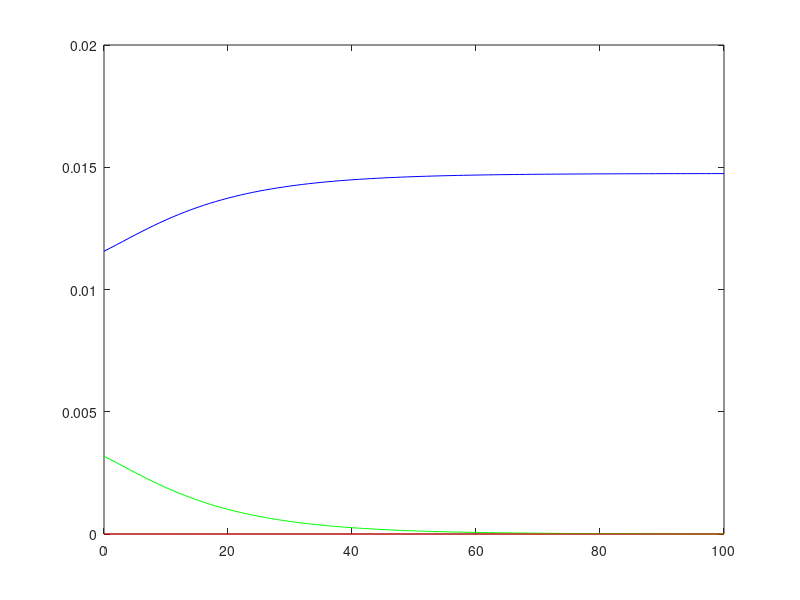
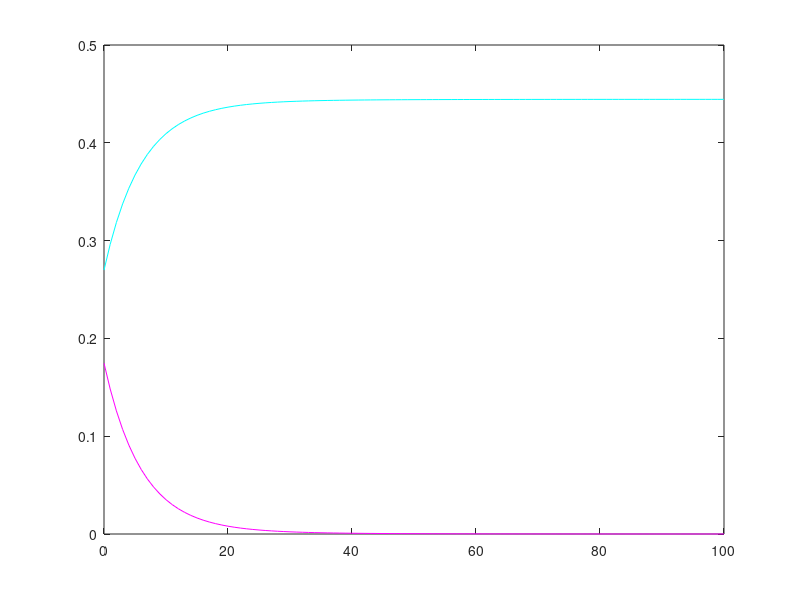

MATLAB code to generate these figures, in order:
function PlotODEs

% Creates Timespace
t = linspace(0,100,101);

% Ratio of mosquitos to humans
M = 2;

% Set Rates
r = 1/14;
i = 1/20;
d = 0;
c = 1/6;
b = 1/2;

% Set initial values
x0 = [1;0;0;1*M;0*M];
x1 = [0.5;0.5;0;0.5*M;0.5*M];
x2 = [r*(b+c)/b*(i+r);(b*i-c*r)/b*(i+r);0;c*(i+r)/i*(b+c);(b*i-c*r)/i*(b+c)];

% Create non-linear ODE
f = @(t,x) [r*x(2)-i*x(1)*x(5);-(r+d)*x(2)+i*x(1)*x(5);d*x(2); ... 
    c*x(5)-b*x(2)*x(4);-c*x(5)+b*x(2)*x(4)];

% Solve ODE using ode45
opts = odeset('RelTol',1e-3, 'AbsTol' ,1e-6);
[t,x] = ode45(f,t,x2,opts);

% Plot humans
figure;
plot(t,x(:,1),'b-',t,x(:,2),'g-',t,x(:,3),'r-');

% Plot mosquitos
figure;
plot(t,x(:,4),'c-',t,x(:,5),'m-');

end

